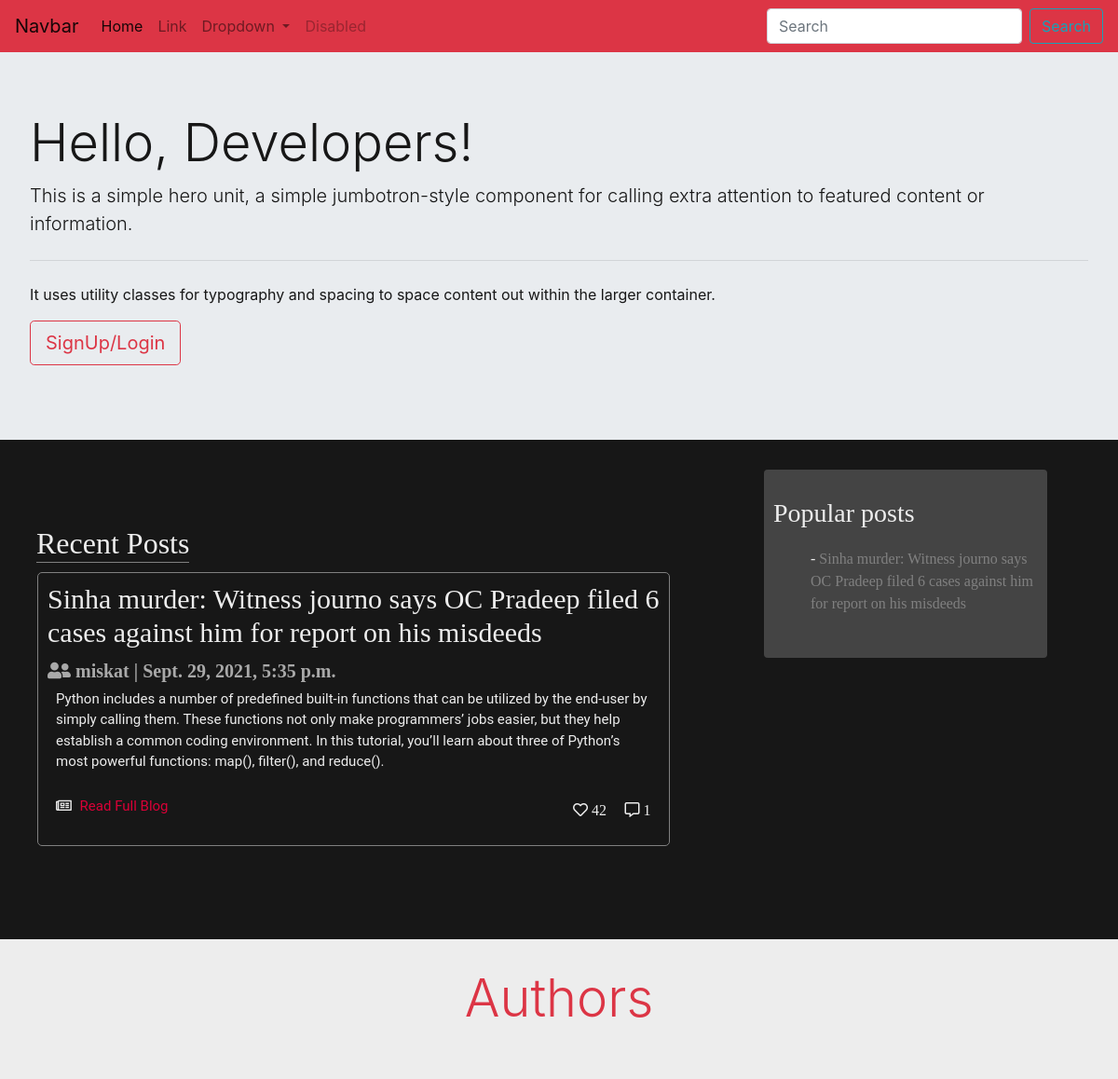
Before: / (upper part) with the older database file.
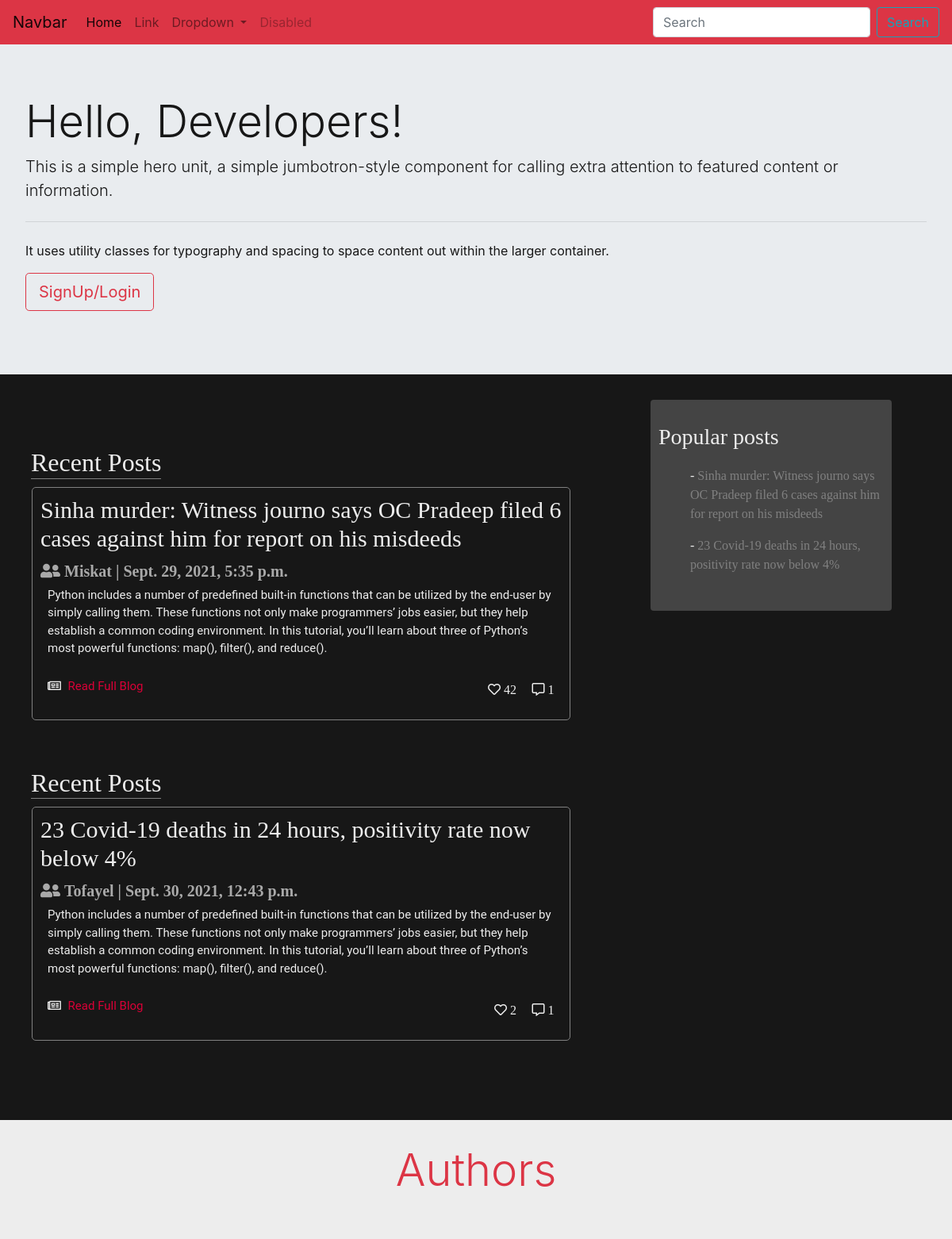
After: the same page with the newer database file.
### blogs/models.py (models this page shows, shortened)
class Blog(models.Model):
    title = models.CharField(max_length=255)
    body = models.TextField(max_length=10000)
    img = models.ImageField(upload_to="media")
    author = models.ForeignKey(Author, on_delete=SET_NULL,null=True)
    time_created = models.DateTimeField(auto_now_add=True)
    react = models.IntegerField(blank=True, null=True)
    comment = models.ManyToManyField(Comment)
    category = models.ForeignKey(Category, on_delete=SET_NULL, null=True)
    tags = models.ManyToManyField(Tag)

class Author(models.Model):
    name = models.CharField(max_length=50)
    author_img = models.ImageField(upload_to="media")
    email = models.EmailField()
    institution = models.CharField(max_length=100 , blank=True,null=True)
    study_subject = models.CharField(max_length=100, blank=True, null=True)
    current_year = models.CharField(max_length=50, blank=True, null=True)
    github = models.CharField(max_length=100, blank=True, null=True)
    facebook = models.CharField(max_length=100, blank=True, null=True)
    Twitter = models.CharField(max_length=100, blank=True, null=True)

### blogs/views.py (the view)
# urls.py: path('', views.home, name="home"),
def home(request):
    blogs = Blog.objects.all()
    context = {
        'blog': blogs
    }
    return render(request, 'blogs/index2.html', context)

### templates/blogs/index2.html (shortened to what this page needs)
<!DOCTYPE html>
{% load static %}
<html lang="en">
  <head>
    <link
      rel="stylesheet"
      href="https://stackpath.bootstrapcdn.com/bootstrap/4.1.1/css/bootstrap.min.css"
    />
    <link
      rel="stylesheet"
      href="https://use.fontawesome.com/releases/v5.15.3/css/all.css"
    />
    <link rel="stylesheet" href="{% static 'css/style2.css' %}" />
  </head>
  <body>
    {% include 'blogs/navbar.html' %}
    <div class="jumbotron">
      <h1 class="display-4">Hello, Developers!</h1>
      <p class="lead">
        This is a simple hero unit, a simple jumbotron-style component for
        calling extra attention to featured content or information.
      </p>
      <hr class="my-4" />
      <p>
        It uses utility classes for typography and spacing to space content out
        within the larger container.
      </p>
      <p class="lead">
        <a class="btn btn-outline-danger btn-lg" href="#" role="button"
          >SignUp/Login</a
        >
      </p>
    </div>
    <div class="row main_main">
      <div class="col-8">
          {% for blog in blog %}
        <section class="blogs_section">
          <h2>Recent Posts</h2>
          <div class="blog_title">
            <div class="head_share">
              <a href="{% url 'news' blog.id %}">
                <h1 class="display-4">
                    {{ blog.title}}
                </h1>
              </a>
              <ul>
                <li class="share_list">
                  <a class="share_list_link" href="#"
                    ><i class="far fa-heart"> {{blog.react }}</i></a
                  >
                </li>
                <li class="share_list">
                  <a class="share_list_link" href="#"
                    ><i class="far fa-comment-alt"> {{ blog.comment.count }}</i></a
                  >
                </li>
              </ul>
            </div>
            <a class="share_list_link lead" href="#"
              ><i class="fas fa-user-friends"> {{ blog.author.name }} | {{ blog.time_created }}</i></a
            >
            <p>
              Python includes a number of predefined built-in functions that can
              be utilized by the end-user by simply calling them. These
              functions not only make programmers’ jobs easier, but they help
              establish a common coding environment. In this tutorial, you’ll
              learn about three of Python’s most powerful functions: map(),
              filter(), and reduce().
            </p>
            <p class="news_class">
              <i class="far fa-newspaper"></i>
              <a class="news_class_link" href="#">Read Full Blog</a>
            </p>
          </div>
        </section>
          {% endfor %}
      </div>
      <div class="col-4">
        <div class="side_menu_bar">
          <h3>Popular posts</h3>
            {% for blog in blog %}
          <ul>
            <li class="side_list">
              <a class="side_list_links" href="{% url 'news' blog.id %}"
                >{{ blog.title }}</a
              >
            </li>
          </ul>
            {% endfor %}
        </div>
      </div>
    </div>
    <section class="authors">
        <h1 class="display-4 text-center text-danger">Authors</h1>
      <div class="container author_pad">
      </div>
    </section>
  </body>
</html>

Changed rows visible on the page:
changed through a linked row, Blog id 1: author.name "miskat" → "Miskat"
added Blog: title "23 Covid-19 deaths in 24 hours, positivity rate now below 4%", react "2", comment.count "1", author.name "Tofayel", time_created "Sept. 30, 2021, 12:43 p.m."
